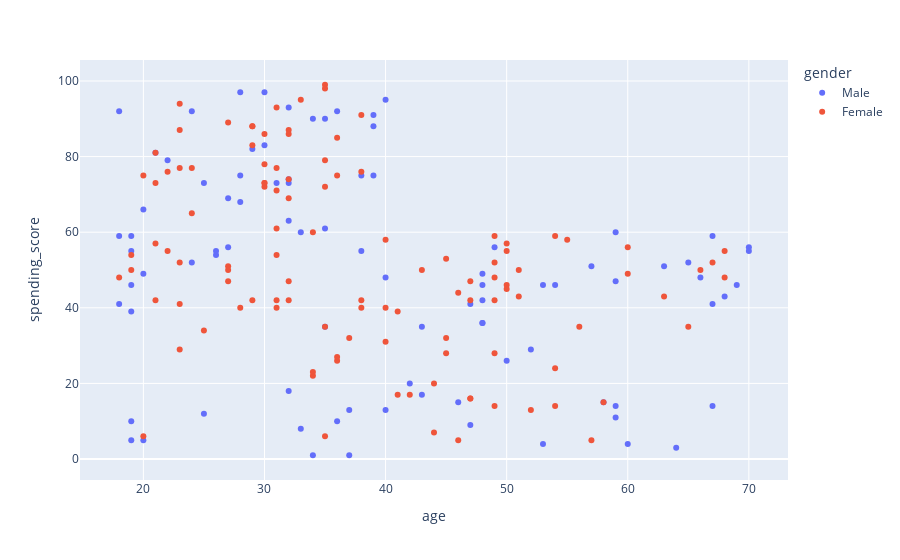

Notebook code for this chart:
### Markdown cell above
**5 clusters can be seperated obviosly according to spending score and annual income**

### Code cell
px.scatter(df, x="age", y="spending_score", color="gender")

### Figure 1 — Plotly figure (JSON) as saved in the notebook; plotly's stock layout.template omitted (floating-point values rounded to 4 significant figures)
{"data": [{"hovertemplate": "gender=Male<br>age=%{x}<br>spending_score=%{y}<extra></extra>", "legendgroup": "Male", "marker": {"color": "#636efa", "symbol": "circle"}, "mode": "markers", "name": "Male", "orientation": "v", "showlegend": true, "type": "scatter", "x": [19, 21, 64, 67, 37, 22, 20, 52, 35, 25, 31, 29, 35, 60, 53, 18, 24, 48, 33, 59, 47, 69, 53, 70, 19, 63, 18, 19, 70, 59, 26, 40, 57, 38, 67, 48, 18, 48, 24, 48, 20, 67, 26, 49, 54, 68, 66, 65, 19, 27, 39, 43, 40, 59, 38, 47, 39, 20, 32, 19, 32, 25, 28, 48, 34, 43, 39, 37, 34, 19, 50, 42, 32, 40, 28, 36, 36, 58, 27, 59, 35, 46, 30, 28, 33, 32, 32, 30], "xaxis": "x", "y": [39, 81, 3, 14, 13, 79, 66, 29, 35, 73, 73, 82, 61, 4, 4, 92, 92, 36, 60, 60, 41, 46, 46, 56, 55, 51, 59, 59, 55, 47, 54, 48, 51, 55, 41, 46, 41, 49, 52, 42, 49, 59, 55, 56, 46, 43, 48, 52, 46, 56, 91, 35, 95, 11, 75, 9, 75, 5, 73, 10, 93, 12, 97, 36, 90, 17, 88, 1, 1, 5, 26, 20, 63, 13, 75, 10, 92, 15, 69, 14, 90, 15, 97, 68, 8, 74, 18, 83], "yaxis": "y"}, {"hovertemplate": "gender=Female<br>age=%{x}<br>spending_score=%{y}<extra></extra>", "legendgroup": "Female", "marker": {"color": "#EF553B", "symbol": "circle"}, "mode": "markers", "name": "Female", "orientation": "v", "showlegend": true, "type": "scatter", "x": [20, 23, 31, 22, 35, 23, 30, 35, 58, 24, 35, 35, 46, 54, 45, 40, 23, 21, 49, 21, 42, 30, 36, 20, 65, 31, 49, 24, 50, 27, 29, 31, 49, 31, 50, 51, 27, 67, 54, 43, 68, 32, 47, 60, 60, 45, 23, 49, 46, 21, 55, 22, 34, 50, 68, 40, 32, 47, 27, 23, 49, 21, 66, 19, 38, 18, 19, 63, 49, 51, 50, 38, 40, 23, 31, 25, 31, 29, 44, 35, 57, 28, 32, 32, 34, 44, 38, 47, 27, 30, 30, 56, 29, 31, 36, 33, 36, 52, 30, 37, 32, 29, 41, 54, 41, 36, 34, 32, 38, 47, 35, 45], "xaxis": "x", "y": [6, 77, 40, 76, 6, 94, 72, 99, 15, 77, 35, 98, 5, 14, 32, 31, 87, 73, 14, 81, 17, 73, 26, 75, 35, 61, 28, 65, 55, 47, 42, 42, 52, 54, 45, 50, 51, 52, 59, 50, 48, 47, 42, 49, 56, 53, 52, 42, 44, 57, 58, 55, 60, 46, 55, 40, 42, 47, 50, 41, 48, 42, 50, 54, 42, 48, 50, 43, 59, 43, 57, 40, 58, 29, 77, 34, 71, 88, 7, 72, 5, 40, 87, 74, 22, 20, 76, 16, 89, 78, 73, 35, 83, 93, 75, 95, 27, 13, 86, 32, 86, 88, 39, 24, 17, 85, 23, 69, 91, 16, 79, 28], "yaxis": "y"}], "layout": {"legend": {"title": {"text": "gender"}, "tracegroupgap": 0}, "margin": {"t": 60}, "xaxis": {"anchor": "y", "domain": [0, 1], "title": {"text": "age"}}, "yaxis": {"anchor": "x", "domain": [0, 1], "title": {"text": "spending_score"}}}}
